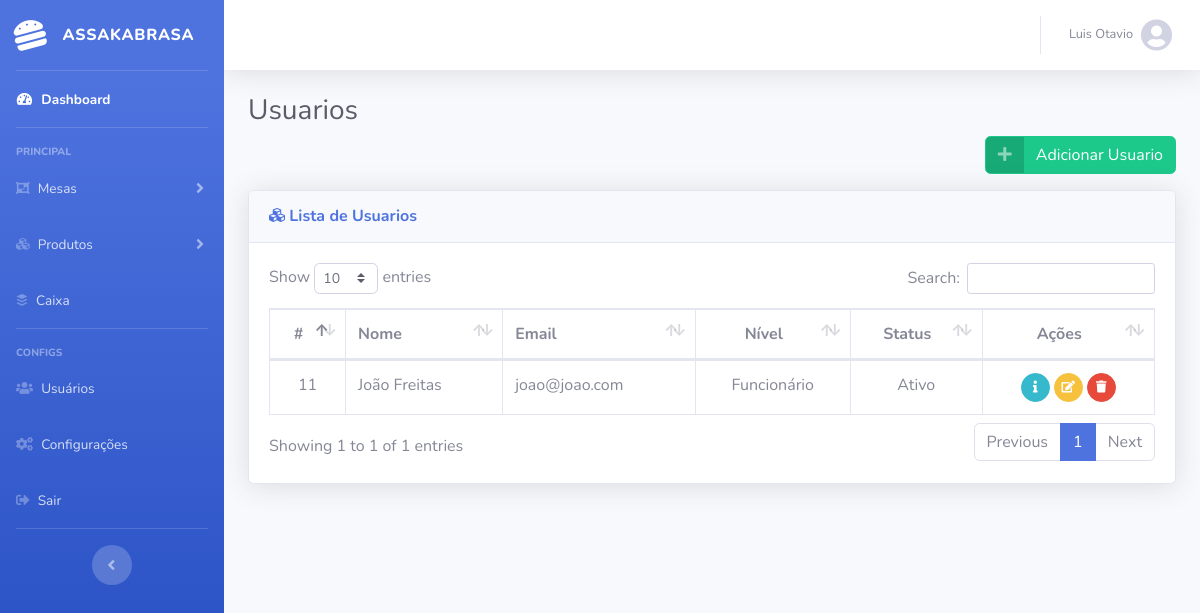
Screenshot of /users/ (signed in) with the database file from the repository.
### tables this page shows
CREATE TABLE `tb_usuarios` (
  `id` int(11) NOT NULL,
  `nome` varchar(60) NOT NULL,
  `sobrenome` varchar(60) NOT NULL,
  `email` varchar(100) NOT NULL,
  `senha` varchar(100) NOT NULL,
  `nivel` int(1) NOT NULL,
  `status` int(1) NOT NULL
);

### app/controllers/Users.php (called while the page is built, shortened)
<?php
	class Users extends Controller{
		public function __construct(){
			$this->userModel = $this->model('User');
		}
		public function index() {
			$users = $this->userModel->getUsers();
			$data = [
				'users' => $users
			];
			$this->view("/users/index", $data);
		}
	}
?>

### app/libraries/Core.php (called while the page is built, shortened)
<?php
	class Core{
		protected $currentMethod = 'index';
		public function __construct(){
			$url = $this->getUrl();
			if (file_exists("../app/controllers/" . ucwords($url[0]) . ".php")) {
				unset($url[0]);
			}
			$this->currentController = new $this->currentController();
			$this->params = $url ? array_values($url) : [];
			call_user_func_array([$this->currentController, $this->currentMethod], $this->params);
		}
		public function getUrl(){
			if (isset($_GET['url'])) {
				$url = rtrim($_GET['url'], "/");
				$url = filter_var($url, FILTER_SANITIZE_URL);
				$url = explode("/", $url);
				return $url;
			}
		}
	}
?>

### public/index.php (called while the page is built, shortened)
<?php
	$init = new Core;
?>

### app/libraries/Database.php (called while the page is built, shortened)
<?php
	class Database {
		private $host = DB_HOST;
		private $user = DB_USER;
		private $pass = DB_PASS;
		private $dbname = DB_NAME;
		private $dbh;
		private $stmt;
		public function __construct() {
			$dsn = 'mysql:host=' . $this->host . ';dbname=' . $this->dbname;
			$options = array(
			);
			try{
				$this->dbh = new PDO($dsn, $this->user, $this->pass, $options);
			} catch(PDOException $e){
				$this->error = $e->errorInfo();
				echo $this->error;
			}
		}
		public function query($sql) {
			$this->stmt = $this->dbh->prepare($sql);
		}
		public function bind($param, $value, $type = null) {
			if (is_null($type)) {
				switch (true) {
					case is_int($value):
						$type = PDO::PARAM_INT;
						break;
					default:
						$type = PDO::PARAM_STR;
						break;
				}
			}
			$this->stmt->bindValue($param, $value, $type);
		}
		public function execute() {
			return $this->stmt->execute();
		}
		public function resultSet() {
			$this->execute();
			return $this->stmt->fetchAll(PDO::FETCH_OBJ);
		}
	}
?>

### app/models/User.php (called while the page is built, shortened)
<?php
	class User {
		private $db;
		public function __construct() {
			$this->db = new Database;
		}
		public function getUsers(){
			$this->db->query("SELECT * FROM tb_usuarios");
			if ($this->db->execute()) {
				return $this->db->resultSet();
			}
		}
		public function verifyUser($id) {
			$this->db->query("SELECT * FROM tb_usuarios WHERE id = :id AND status = :status");
			$this->db->bind(":id", $id);
			$this->db->bind(":status", 1);
			$this->db->execute();
			if ($this->db->rowCount() > 0) {
				return true;
			}else{
				return false;
			}
		}
	}
?>

### app/views/users/index.php (the view, shortened to what this page needs)
<?php require_once APPROOT . '/views/inc/header.php'; ?>
<div class="row">
	<div class="col-lg-12">
		<h1 class="h3 mb-2 text-gray-800">Usuarios</h1>
		<div class="row">
			<div class="col-12 text-right">
				<a href="#adicionar_Usuario" data-toggle="modal" class="btn btn-success btn-icon-split">
					<span class="icon text-white-50">
						<i class="fas fa-plus"></i>
					</span>
					<span class="text">Adicionar Usuario</span>
				</a>
			</div>
		</div>
		<div class="card shadow mb-4 mt-3">
			<div class="card-header py-3">
				<h6 class="m-0 font-weight-bold text-primary"><i class="fas fa-cubes"></i> Lista de Usuarios</h6>
			</div>
			<div class="card-body">
				<div class="table-responsive">
					<table class="table table-bordered" id="dataTable" width="100%" cellspacing="0">
						<thead>
							<tr>
								<th class="text-center">#</th>
								<th>Nome</th>
								<th>Email</th>
								<th class="text-center">Nível</th>
								<th class="text-center">Status</th>
								<th class="text-center">Ações</th>
							</tr>
						</thead>
						<tbody>
							<?php foreach ($data['users'] as $key => $value): ?>
								<?php if ($value->id != $_SESSION['id_usuario']): ?>
									<tr>
										<td class="text-center"><?php echo $value->id ?></td>
										<td><?php echo $value->nome . " " . $value->sobrenome ?></td>
										<td><?php echo $value->email ?></td>
										<td class="text-center"><?php echo $value->nivel == 1 ? 'Administrador' : 'Funcionário';?></td>
										<td class="text-center"><?php echo $value->status == 1 ? 'Ativo' : 'Inativo'; ?></td>
										<td class="text-center">
											<a class="btn btn-info btn-circle btn-sm" href="#" id="<?php echo $value->id ?>" data-toggle="modal" data-placement="top" data-target="#modal_info" title="Informações do Usuario">
												<i class="fas fa-info"></i>
											</a>
											<a class="btn btn-warning btn-circle btn-sm" href="<?php echo URLROOT ?>/users/updateUser/<?php echo $value->id ?>" id="<?php echo $value->id ?>" data-toggle="modal" data-placement="top" data-target="#modal_editar" title="Editar Usuario" modal-size="modal-lg">
												<i class="fas fa-edit"></i>
											</a>
											<a class="btn btn-danger btn-circle btn-sm" href="<?php echo URLROOT ?>/users/deleteUser/<?php echo $value->id ?>" data-toggle="modal" data-placement="top" data-target="#modal_excluir" title="Excluir Usuario" text="Deseja Realmente excluir este Usuário ?">
												<i class="fas fa-trash"></i>
											</a>
										</td>
									</tr>
								<?php endif; ?>
							<?php endforeach ?>
						</tbody>
					</table>
				</div>
			</div>
		</div>
	</div>
</div>
<?php require_once APPROOT . '/views/inc/footer.php'; ?>

### rows the page displays
tb_usuarios: id "11", nome "João", sobrenome "Freitas", email "joao@joao.com", nivel "Funcionário", status "Ativo"

### other values shown
$_SESSION['nome'] "Luis"
$_SESSION['sobrenome'] "Otavio"
